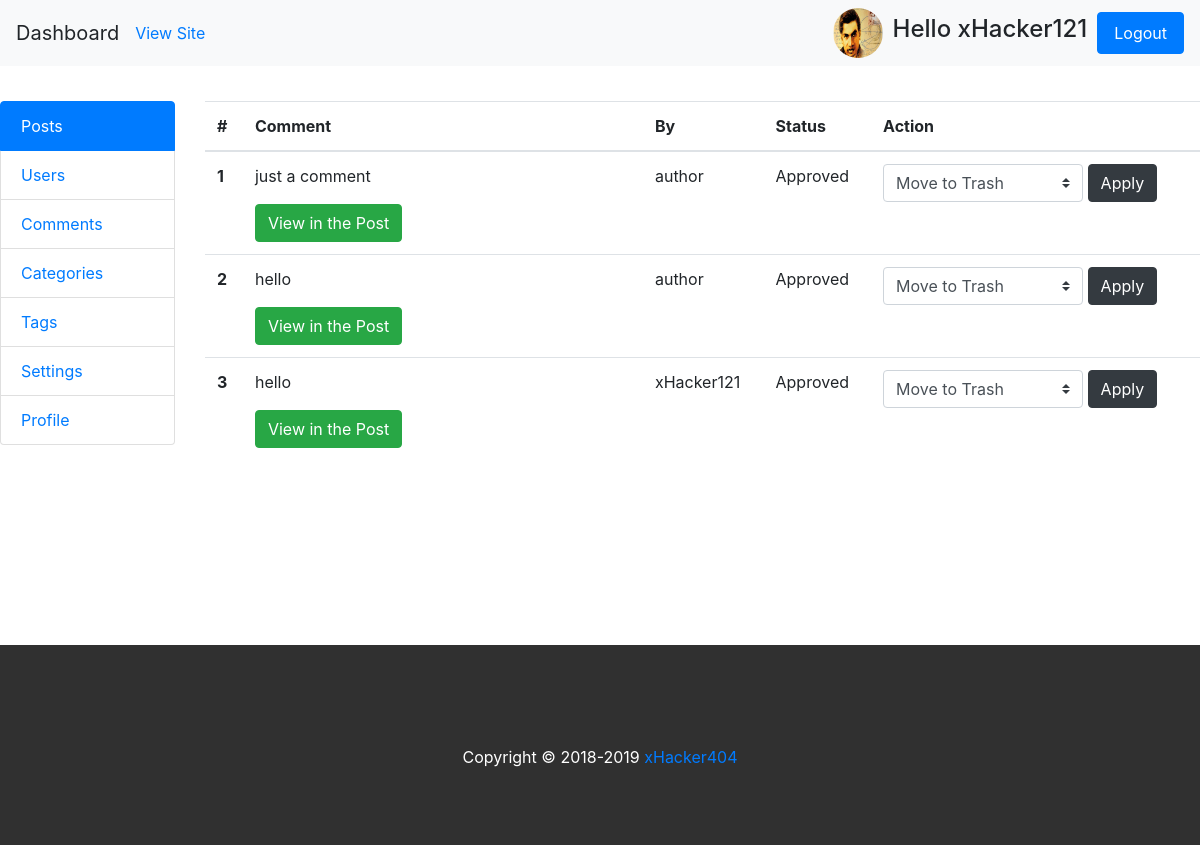
Screenshot of /backend/comments/ (signed in) with the database file from the repository.
### accounts/models.py (models this page shows)
class UserProfileInfo(models.Model):
    user = models.OneToOneField(User,on_delete=models.CASCADE)
    portfolio = models.URLField(blank=True)
    profile_pic = models.ImageField(upload_to='profile_pics', blank=True)
    def __str__(self):
        return self.user.username

### comments/models.py (models this page shows, shortened)
class Comment(models.Model):
    post = models.ForeignKey(Post,on_delete=models.CASCADE, default=1, related_name='comments')
    content = models.CharField(max_length=1000, blank=True)
    author = models.ForeignKey(UserProfileInfo,on_delete=models.CASCADE,default=1)
    created_date = models.DateTimeField(default=datetime.now())
    published_date = models.DateTimeField(null=True, blank=True)
    is_approved = models.BooleanField(default=False)

### backend/views.py (the view)
# urls.py: path('comments/', views.comments, name='comments'),
@user_passes_test(is_moderator)
def comments(request):
    comments = Comment.objects.all();
    my_dict = {'comments':comments}
    return render(request, 'backend/comments.html', context=my_dict)

### backend/views.py (called while the page is built)
def is_moderator(user):
    return user.is_staff

### blog/context_processors.py (called while the page is built)
def post_widget(request):
    all_posts = Post.objects.filter(status='published').order_by('published_date')
    years = []
    tags = Tag.objects.all()
    categories = Category.objects.all()
    for post in all_posts :
        year = post.published_date.year
        if year not in years:
            years.append(year)
    return {
    'all_posts':all_posts,
    'years':years,
    'tags':tags,
    'categories':categories
    }

def site_settings(request):
    settings = BlogSettings.objects.get(id=1)
    site_icon = settings.site_icon
    site_logo = settings.site_logo
    site_title = settings.site_title
    tagline = settings.tagline
    keywords = settings.keywords
    description = settings.description
    post_per_page = settings.post_per_page
    return {
    'site_icon':site_icon,
    'site_logo':site_logo,
    'site_title':site_title,
    'tagline':tagline,
    'keywords':keywords,
    'description':description,
     'post_per_page':post_per_page
    }

def user_profile_info(request):
    profile_pic = ""
    if request.method == 'GET':
        if(request.user.is_authenticated):
            current_user = request.user
            logged_in_user = UserProfileInfo.objects.get(user=current_user)
            profile_pic = logged_in_user.profile_pic
    return{
    'profile_pic':profile_pic
    }

### templates/backend/comments.html (shortened to what this page needs)
<!DOCTYPE html>
{% extends 'backend/base.html'%}
{% block content %}
<div class="col-md-10" >
		<div class="post" style="height:500px; overflow: scroll">
				<table class="table">
					<thead>
						<tr>
							<th scope="col">#</th>
							<th scope="col">Comment</th>
							<th scope="col">By</th>
							<th scope="col">Status</th>
							<th scope="col">Action</th>
						</tr>
					</thead>
					<tbody>
						{% if comments %}
							{% for comment in comments %}
							<tr>
								<th scope="row">{{forloop.counter }}</th>
								<td style="width:400px;">
										<p>{{ comment.content }}</p>
										<a href="/blog/posts/{{comment.post.id}}" class="btn btn-success">View in the Post</a>
								</td>
								<td>{{ comment.author }}</td>
								{% if comment.is_approved %}
								<td>Approved</td>
								<td>
										<form action="{% url 'backend:moderate_comment'%}" method="POST" >
										<select name="action" class="custom-select" style="width:200px">
												<option value="trash">
												Move to Trash
												</option>
										</select>
										<button type="submit" class="btn btn-dark">Apply</button>
									</form>
								</td>
								{% endif %}
							</tr>
							{% endfor %}
						{% endif %}
					</tbody>
				</table>
		</div>
</div>
</div>
{% endblock %}

### templates/backend/base.html (shortened to what this page needs)
<!DOCTYPE html>
{% load staticfiles %}
<html lang="us">
<head>
	<link href="{% static "css/bootstrap.min.css" %}"rel="stylesheet" type="text/css">
	<link href="{% static "css/jquery-ui.css" %}" rel="stylesheet">
	<link type="text/css" rel="stylesheet" href="https://cdn.jsdelivr.net/jquery.jssocials/1.4.0/jssocials.css" />
	<link type="text/css" rel="stylesheet" href="https://cdn.jsdelivr.net/jquery.jssocials/1.4.0/jssocials-theme-classic.css"/>
	<link rel="stylesheet" href="https://cdnjs.cloudflare.com/ajax/libs/font-awesome/4.7.0/css/font-awesome.min.css">
	<link href="https://cdnjs.cloudflare.com/ajax/libs/summernote/0.8.11/summernote-bs4.css" rel="stylesheet">
	<link href="{% static "css/style.css" %}" rel="stylesheet" type="text/css">
</head>
<body>
    <div class="fluid-container">
    <div class="row">
        <div class="col-md-12">
            <nav class="navbar navbar-expand-lg navbar-light bg-light fixed-top">
              <a class="navbar-brand">Dashboard</a>
							<a target="_blank" href="{% url 'index' %}">View Site</a>
              <div class="collapse navbar-collapse" id="navbarSupportedContent">
                <form class="form-inline my-2 my-lg-0">
                  <img src="/media/{{profile_pic}}" width="50px;" height="50px;" class="profile-icon">
									<h2 style="font-size:24px; padding-left:10px; padding-right:10px"> Hello {{user.username }} </h2>
									<a class="nav-link btn btn-primary" href="{% url 'accounts:logout' %}" >Logout</a>
                </form>
              </div>
         </nav>
        </div>
    </div>
        <div class="row" style="margin-top:100px ">
            <div class="col-md-2" id="left-sidebar">
                <div class="list-group">
                    {% if user.is_staff and user.is_superuser %}
										<a href="{% url 'backend:posts'%}" class="list-group-item active">Posts</a>
                    <a href="{% url 'backend:users'%}" class="list-group-item ">Users</a>
                    <a href="{% url 'backend:comments'%}" class="list-group-item ">Comments</a>
                    <a href="{% url 'backend:categories'%}" class="list-group-item ">Categories</a>
                    <a href="{% url 'backend:tags'%}" class="list-group-item ">Tags</a>
										<a href="{% url 'backend:settings'%}" class="list-group-item ">Settings</a>
                    <a href="{% url 'backend:profile'%}" class="list-group-item ">Profile</a>
										{% endif %}
                </div>
            </div>
      	{% block content %}
				{% endblock %}
        </div>
    <div class="row">
            <div class="col-md-12">
                <footer>
                    Copyright &copy; 2018-2019 <a href="#">xHacker404</a>
                </footer>
            </div>
    </div>
</body>
</html>

### static/css/style.css (style rules this page uses)
.post:first-child { margin-top:0px; }
.post { margin-top:40px; }
.post a { text-decoration: none; color: black; }
.profile-icon { border-radius:50%; }
footer { background:#303030; color:white; text-align: center; padding:100px; height:200px; margin-top:44px; }

### templates/backend/base.html (style rules this page uses)
a.btn { color:white; }

### rows the page displays
UserProfileInfo: profile_pic (picture)
Comment: content "just a comment", author "author"
Comment: content "hello", author "author"
Comment: content "hello", author "xHacker121"

### other values shown
{{ user.username }} "xHacker121"
